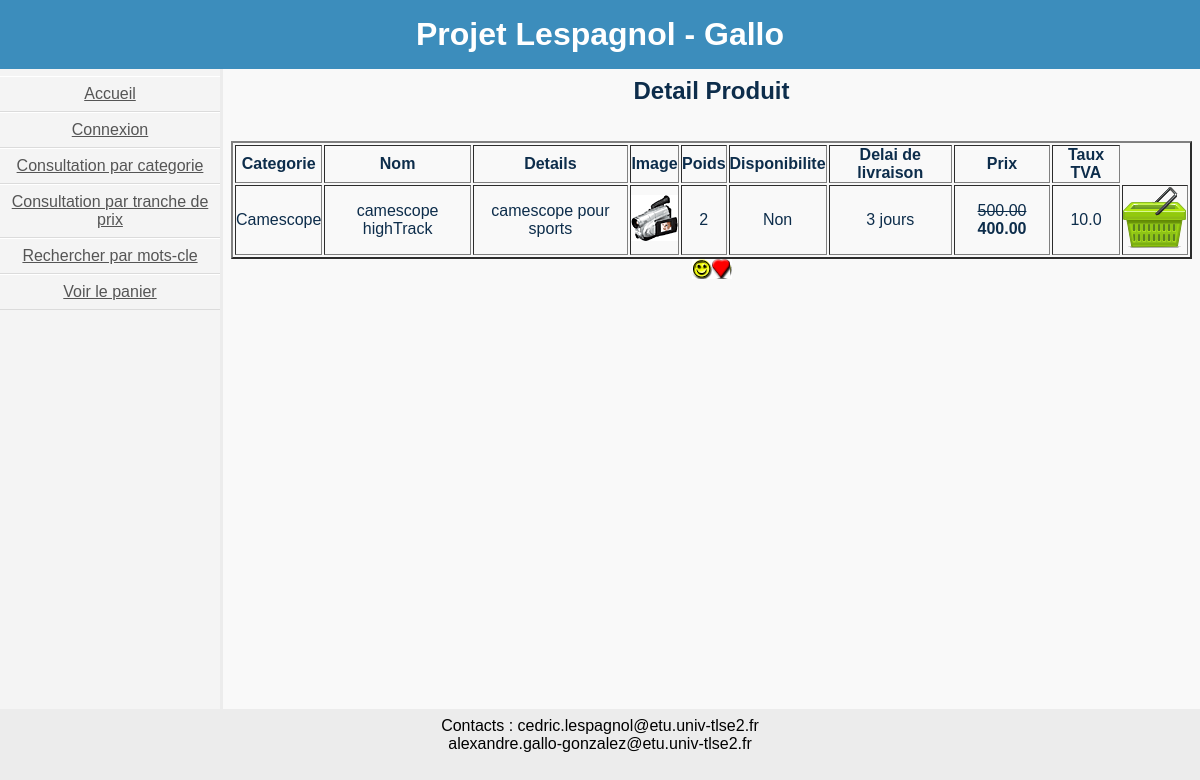
Page /v/DetailProd.php?idProd=231 on the committed database.
### tables this page shows
CREATE TABLE Categorie
(
	idCat VARCHAR(3),
	nomCat VARCHAR(30),
	CONSTRAINT pk_Categorie PRIMARY KEY(idCat),
	CONSTRAINT ck_Categorie_nomCat_NN CHECK (nomCat is NOT NULL)
);

CREATE TABLE Produit
(
	idProd VARCHAR(5),
	idCat VARCHAR(3),
	nomProd VARCHAR(20),
	detailProd VARCHAR(25),
	imageProd VARCHAR(20),
	estNouveauProd TINYINT(1),
	estPromoProd TINYINT(1),
	estSelectProd TINYINT(1),
	poidsProd TINYINT(3),
	estDispoProd TINYINT(1),
	delaiProd VARCHAR(20),
	prixHTprod NUMERIC(7,2),
	prixHTpromoPro NUMERIC(7,2),
	tauxTVAprod NUMERIC(3,1),
	CONSTRAINT pk_Produit PRIMARY KEY(idProd),
	CONSTRAINT fk_Produit_idCat FOREIGN KEY(idCat) REFERENCES Categorie (idCat)
);

### v/DetailProd.php (the view, shortened to what this page needs)
<!DOCTYPE html>
<html>
<head>
	<link rel="stylesheet" href="./include/styles.css" />
</head>
<body>
	<?php
		include("./include/header.php");
    require_once("connect.inc.php");
	?>
	<div class="wrapper">
		<?php include("./include/menus.php"); ?>
		<section id="content">
        <h1>Detail Produit</h1>
        <BR/><BR/>
        <?php
              echo "<center><table align='center' border='2' >";
  						echo "<tr>";
              echo"<th>Categorie</th><th>Nom</th><th>Details</th><th>Image</th><th>Poids</th><th>Disponibilite</th><th>Delai de livraison</th><th>Prix</th><th>Taux TVA</th>";
              echo "</tr>";
                $result = $conn -> prepare("SELECT * FROM Produit WHERE idProd = ?");
                $result->execute(array($_GET["idProd"]));
                $donnees = $result->fetch(PDO::FETCH_ASSOC);
		              echo "<tr>";
                  $result2 = $conn -> prepare("SELECT nomCat FROM Categorie WHERE idCat = ?");
                  $result2->execute(array($donnees["idCat"]));
                  $donnees2 = $result2->fetch(PDO::FETCH_ASSOC);
                  echo "<td>".$donnees2['nomCat']."</td>";
                  echo "<td>".$donnees['nomProd']."</td>";
                  echo "<td>".$donnees['detailProd']."</td>";
                  echo "<td><img src=\"images/produits/".$donnees['imageProd']."\" border=\"0\" /></td>";
                  echo "<td>".$donnees['poidsProd']."</td>";
                  if($donnees['estDispoProd'] == 1){
                    echo "<td>Oui</td>";
                  } else {
                    echo "<td>Non</td>";
                  }
                  echo "<td>".$donnees['delaiProd']."</td>";
                  if($donnees['estPromoProd'] == 1){
                    echo "<td><s>".$donnees['prixHTprod']."</s>  <b>".$donnees['prixHTpromoPro']."</b></td>";
                  } else {
                    echo "<td>".$donnees['prixHTprod']."</td>";
                  }
                  echo "<td>".$donnees['tauxTVAprod']."</td>";
                  echo "<td><a href=\"AjouterPanier.php?idProd=$_GET[idProd]\"><img src=\"images/panier.png\" border=\"0\" /></a></td>";
                  echo"</tr>";
              echo "</table></center>";
              if($donnees['estPromoProd'] == 1){
                echo"<img src=\"images/promotion.png\" border=\"0\" />";
              }
              if($donnees['estSelectProd'] == 1){
                echo"<img src=\"images/selection.png\" border=\"0\" />";
              }
              echo "<BR/><BR/>";
			?>
		</section>
	</div>
	<?php include("./include/footer.php"); ?>
</body>
</html>

### v/include/styles.css (style rules this page uses)
* { margin: 0; padding: 0; }
html, body { height: 100%; font-family: sans-serif; background-color: #ECECEC; }
.wrapper { display: table; table-layout: fixed; width: 100%; height: 80%; background: #f9f9f9; }
section { display: table-cell; color: #0d2d4b; padding: 0.5em; text-align: center; background-color: #F9F9F9; }
td { text-align: center; }

### rows in the picture
categorie: nomCat "Camescope"
produit: nomProd "camescope highTrack", detailProd "camescope pour sports", imageProd (picture), poidsProd "2", delaiProd "3 jours", prixHTprod "500.00", prixHTpromoPro "400.00", tauxTVAprod "10.0"
